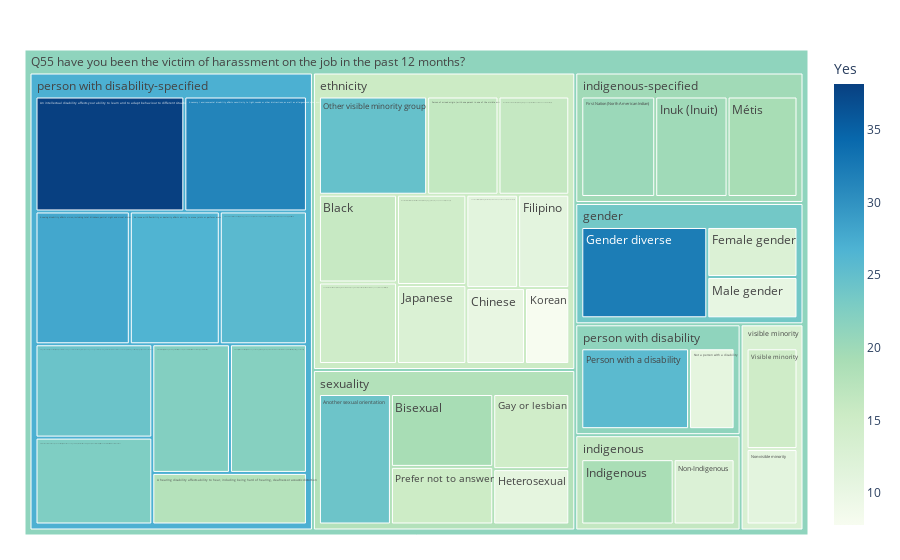

The cell this chart's notebook holds for it:
### Code cell
# Number of questions by Indicatior and SubIndicator

fig = px.treemap(df_tree_map, path=[px.Constant("Q55 have you been the victim of harassment on the job in the past 12 months?"), 
                                    'GENERAL DEMO GROUP', 'DESCRIP_E'], values='Yes', color='Yes'
                                    ,color_continuous_scale='GnBu')
fig.update_layout(margin = dict(t=50, l=25, r=25, b=25))
fig.show()

### Figure 1 — Plotly figure (JSON) as saved in the notebook; plotly's stock layout.template omitted (floating-point values rounded to 4 significant figures)
{"data": [{"branchvalues": "total", "customdata": [[22.63], [24.3], [17.78], [25.8], [22.08], [27.93], [31.42], [38.14], [26.64], [24.16], [19.18], [15.93], [10.36], [12.63], [11.1], [20.32], [14.69], [32.19], [10.83], [18.94], [19.88], [12.75], [7.818], [10.42], [19.21], [12.5], [16.17], [14.56], [11.08], [10.86], [22.27], [24.72], [16.3], [25.71], [15.15], [14.79], [11.23], [14.8], [15.43], [23.61], [16.38], [19.81], [21.3], [27.03], [18.02], [13.21], [21.26]], "domain": {"x": [0, 1], "y": [0, 1]}, "hovertemplate": "labels=%{label}<br>Yes_sum=%{value}<br>parent=%{parent}<br>id=%{id}<br>Yes=%{color}<extra></extra>", "ids": ["Q55 have you been the victim of harassment on the job in the past 12 months?/person with disability-specified/A chronic health condition or pain affects ability to function on a regular or episodic basis due to migraines, Crohn's disease, colitis, and other disabilities or health conditions", "Q55 have you been the victim of harassment on the job in the past 12 months?/person with disability-specified/A cognitive disability affects ability to carry out tasks involving executive functioning, such as planning and organization, learning information, communication and memory, including autism or Asperger's syndrome, attention deficit disorder, and learning disabilities", "Q55 have you been the victim of harassment on the job in the past 12 months?/person with disability-specified/A hearing disability affects ability to hear, including being hard of hearing, deafness or acoustic distortion", "Q55 have you been the victim of harassment on the job in the past 12 months?/person with disability-specified/A mental health issue affects psychology or behaviour, such as anxiety, depression or social / compulsive disorder or phobia or psychiatric illness", "Q55 have you been the victim of harassment on the job in the past 12 months?/person with disability-specified/A mobility issue affects ability to move your body, including the required use of a wheelchair or a cane, or other issues impacting your mobility", "Q55 have you been the victim of harassment on the job in the past 12 months?/person with disability-specified/A seeing disability affects vision, including total blindness, partial sight and visual distortion", "Q55 have you been the victim of harassment on the job in the past 12 months?/person with disability-specified/A sensory / environmental disability affects sensitivity to light, sounds or other distractions, as well as allergens and other environmental sensitivities", "Q55 have you been the victim of harassment on the job in the past 12 months?/person with disability-specified/An intellectual disability affects your ability to learn and to adapt behaviour to different situations", "Q55 have you been the victim of harassment on the job in the past 12 months?/person with disability-specified/An issue with flexibility or dexterity affects ability to move joints or perform motor tasks, especially with your hands", "Q55 have you been the victim of harassment on the job in the past 12 months?/sexuality/Another sexual orientation", "Q55 have you been the victim of harassment on the job in the past 12 months?/sexuality/Bisexual", "Q55 have you been the victim of harassment on the job in the past 12 months?/ethnicity/Black", "Q55 have you been the victim of harassment on the job in the past 12 months?/ethnicity/Chinese", "Q55 have you been the victim of harassment on the job in the past 12 months?/gender/Female gender", "Q55 have you been the victim of harassment on the job in the past 12 months?/ethnicity/Filipino", "Q55 have you been the victim of harassment on the job in the past 12 months?/indigenous-specified/First Nation (North American Indian)", "Q55 have you been the victim of harassment on the job in the past 12 months?/sexuality/Gay or lesbian", "Q55 have you been the victim of harassment on the job in the past 12 months?/gender/Gender diverse", "Q55 have you been the victim of harassment on the job in the past 12 months?/sexuality/Heterosexual", "Q55 have you been the victim of harassment on the job in the past 12 months?/indigenous/Indigenous", "Q55 have you been the victim of harassment on the job in the past 12 months?/indigenous-specified/Inuk (Inuit)", "Q55 have you been the victim of harassment on the job in the past 12 months?/ethnicity/Japanese", "Q55 have you been the victim of harassment on the job in the past 12 months?/ethnicity/Korean", "Q55 have you been the victim of harassment on the job in the past 12 months?/gender/Male gender", "Q55 have you been the victim of harassment on the job in the past 12 months?/indigenous-specified/Métis", "Q55 have you been the victim of harassment on the job in the past 12 months?/indigenous/Non-Indigenous", "Q55 have you been the victim of harassment on the job in the past 12 months?/ethnicity/Non-White Latin American (including: Indigenous persons from Central and South America, etc.)", "Q55 have you been the victim of harassment on the job in the past 12 months?/ethnicity/Non-White West Asian, North African or Arab (including: Egyptian; Libyan; Lebanese; Iranian; etc.)", "Q55 have you been the victim of harassment on the job in the past 12 months?/visible minority/Non-visible minority", "Q55 have you been the victim of harassment on the job in the past 12 months?/person with disability/Not a person with a disability", "Q55 have you been the victim of harassment on the job in the past 12 months?/person with disability-specified/Other disability (including: learning disabilities, developmental disabilities and all other types of disabilities)", "Q55 have you been the victim of harassment on the job in the past 12 months?/ethnicity/Other visible minority group", "Q55 have you been the victim of harassment on the job in the past 12 months?/ethnicity/Person of mixed origin (with one parent in one of the visible minority groups)", "Q55 have you been the victim of harassment on the job in the past 12 months?/person with disability/Person with a disability", "Q55 have you been the victim of harassment on the job in the past 12 months?/sexuality/Prefer not to answer", "Q55 have you been the victim of harassment on the job in the past 12 months?/ethnicity/South Asian/East Indian (including: Indian from India; Bangladeshi; Pakistani; East Indian from Guyana, Trinidad, East Africa; etc.)", "Q55 have you been the victim of harassment on the job in the past 12 months?/ethnicity/Southeast Asian (including: Burmese; Cambodian; Laotian; Thai; Vietnamese; etc.)", "Q55 have you been the victim of harassment on the job in the past 12 months?/visible minority/Visible minority", "Q55 have you been the victim of harassment on the job in the past 12 months?/ethnicity", "Q55 have you been the victim of harassment on the job in the past 12 months?/gender", "Q55 have you been the victim of harassment on the job in the past 12 months?/indigenous", "Q55 have you been the victim of harassment on the job in the past 12 months?/indigenous-specified", "Q55 have you been the victim of harassment on the job in the past 12 months?/person with disability", "Q55 have you been the victim of harassment on the job in the past 12 months?/person with disability-specified", "Q55 have you been the victim of harassment on the job in the past 12 months?/sexuality", "Q55 have you been the victim of harassment on the job in the past 12 months?/visible minority", "Q55 have you been the victim of harassment on the job in the past 12 months?"], "labels": ["A chronic health condition or pain affects ability to function on a regular or episodic basis due to migraines, Crohn's disease, colitis, and other disabilities or health conditions", "A cognitive disability affects ability to carry out tasks involving executive functioning, such as planning and organization, learning information, communication and memory, including autism or Asperger's syndrome, attention deficit disorder, and learning disabilities", "A hearing disability affects ability to hear, including being hard of hearing, deafness or acoustic distortion", "A mental health issue affects psychology or behaviour, such as anxiety, depression or social / compulsive disorder or phobia or psychiatric illness", "A mobility issue affects ability to move your body, including the required use of a wheelchair or a cane, or other issues impacting your mobility", "A seeing disability affects vision, including total blindness, partial sight and visual distortion", "A sensory / environmental disability affects sensitivity to light, sounds or other distractions, as well as allergens and other environmental sensitivities", "An intellectual disability affects your ability to learn and to adapt behaviour to different situations", "An issue with flexibility or dexterity affects ability to move joints or perform motor tasks, especially with your hands", "Another sexual orientation", "Bisexual", "Black", "Chinese", "Female gender", "Filipino", "First Nation (North American Indian)", "Gay or lesbian", "Gender diverse", "Heterosexual", "Indigenous", "Inuk (Inuit)", "Japanese", "Korean", "Male gender", "Métis", "Non-Indigenous", "Non-White Latin American (including: Indigenous persons from Central and South America, etc.)", "Non-White West Asian, North African or Arab (including: Egyptian; Libyan; Lebanese; Iranian; etc.)", "Non-visible minority", "Not a person with a disability", "Other disability (including: learning disabilities, developmental disabilities and all other types of disabilities)", "Other visible minority group", "Person of mixed origin (with one parent in one of the visible minority groups)", "Person with a disability", "Prefer not to answer", "South Asian/East Indian (including: Indian from India; Bangladeshi; Pakistani; East Indian from Guyana, Trinidad, East Africa; etc.)", "Southeast Asian (including: Burmese; Cambodian; Laotian; Thai; Vietnamese; etc.)", "Visible minority", "ethnicity", "gender", "indigenous", "indigenous-specified", "person with disability", "person with disability-specified", "sexuality", "visible minority", "Q55 have you been the victim of harassment on the job in the past 12 months?"], "marker": {"coloraxis": "coloraxis", "colors": [22.63, 24.3, 17.78, 25.8, 22.08, 27.93, 31.42, 38.14, 26.64, 24.16, 19.18, 15.93, 10.36, 12.63, 11.1, 20.32, 14.69, 32.19, 10.83, 18.94, 19.88, 12.75, 7.818, 10.42, 19.21, 12.5, 16.17, 14.56, 11.08, 10.86, 22.27, 24.72, 16.3, 25.71, 15.15, 14.79, 11.23, 14.8, 15.43, 23.61, 16.38, 19.81, 21.3, 27.03, 18.02, 13.21, 21.26]}, "name": "", "parents": ["Q55 have you been the victim of harassment on the job in the past 12 months?/person with disability-specified", "Q55 have you been the victim of harassment on the job in the past 12 months?/person with disability-specified", "Q55 have you been the victim of harassment on the job in the past 12 months?/person with disability-specified", "Q55 have you been the victim of harassment on the job in the past 12 months?/person with disability-specified", "Q55 have you been the victim of harassment on the job in the past 12 months?/person with disability-specified", "Q55 have you been the victim of harassment on the job in the past 12 months?/person with disability-specified", "Q55 have you been the victim of harassment on the job in the past 12 months?/person with disability-specified", "Q55 have you been the victim of harassment on the job in the past 12 months?/person with disability-specified", "Q55 have you been the victim of harassment on the job in the past 12 months?/person with disability-specified", "Q55 have you been the victim of harassment on the job in the past 12 months?/sexuality", "Q55 have you been the victim of harassment on the job in the past 12 months?/sexuality", "Q55 have you been the victim of harassment on the job in the past 12 months?/ethnicity", "Q55 have you been the victim of harassment on the job in the past 12 months?/ethnicity", "Q55 have you been the victim of harassment on the job in the past 12 months?/gender", "Q55 have you been the victim of harassment on the job in the past 12 months?/ethnicity", "Q55 have you been the victim of harassment on the job in the past 12 months?/indigenous-specified", "Q55 have you been the victim of harassment on the job in the past 12 months?/sexuality", "Q55 have you been the victim of harassment on the job in the past 12 months?/gender", "Q55 have you been the victim of harassment on the job in the past 12 months?/sexuality", "Q55 have you been the victim of harassment on the job in the past 12 months?/indigenous", "Q55 have you been the victim of harassment on the job in the past 12 months?/indigenous-specified", "Q55 have you been the victim of harassment on the job in the past 12 months?/ethnicity", "Q55 have you been the victim of harassment on the job in the past 12 months?/ethnicity", "Q55 have you been the victim of harassment on the job in the past 12 months?/gender", "Q55 have you been the victim of harassment on the job in the past 12 months?/indigenous-specified", "Q55 have you been the victim of harassment on the job in the past 12 months?/indigenous", "Q55 have you been the victim of harassment on the job in the past 12 months?/ethnicity", "Q55 have you been the victim of harassment on the job in the past 12 months?/ethnicity", "Q55 have you been the victim of harassment on the job in the past 12 months?/visible minority", "Q55 have you been the victim of harassment on the job in the past 12 months?/person with disability", "Q55 have you been the victim of harassment on the job in the past 12 months?/person with disability-specified", "Q55 have you been the victim of harassment on the job in the past 12 months?/ethnicity", "Q55 have you been the victim of harassment on the job in the past 12 months?/ethnicity", "Q55 have you been the victim of harassment on the job in the past 12 months?/person with disability", "Q55 have you been the victim of harassment on the job in the past 12 months?/sexuality", "Q55 have you been the victim of harassment on the job in the past 12 months?/ethnicity", "Q55 have you been the victim of harassment on the job in the past 12 months?/ethnicity", "Q55 have you been the victim of harassment on the job in the past 12 months?/visible minority", "Q55 have you been the victim of harassment on the job in the past 12 months?", "Q55 have you been the victim of harassment on the job in the past 12 months?", "Q55 have you been the victim of harassment on the job in the past 12 months?", "Q55 have you been the victim of harassment on the job in the past 12 months?", "Q55 have you been the victim of harassment on the job in the past 12 months?", "Q55 have you been the victim of harassment on the job in the past 12 months?", "Q55 have you been the victim of harassment on the job in the past 12 months?", "Q55 have you been the victim of harassment on the job in the past 12 months?", ""], "type": "treemap", "values": [22.63, 24.3, 17.78, 25.8, 22.08, 27.93, 31.42, 38.14, 26.64, 24.16, 19.18, 15.93, 10.36, 12.63, 11.1, 20.32, 14.69, 32.19, 10.83, 18.94, 19.88, 12.75, 7.818, 10.42, 19.21, 12.5, 16.17, 14.56, 11.08, 10.86, 22.27, 24.72, 16.3, 25.71, 15.15, 14.79, 11.23, 14.8, 155.7, 55.24, 31.44, 59.41, 36.57, 259.0, 84.0, 25.88, 707.2]}], "layout": {"coloraxis": {"colorbar": {"title": {"text": "Yes"}}, "colorscale": [[0, "rgb(247,252,240)"], [0.125, "rgb(224,243,219)"], [0.25, "rgb(204,235,197)"], [0.375, "rgb(168,221,181)"], [0.5, "rgb(123,204,196)"], [0.625, "rgb(78,179,211)"], [0.75, "rgb(43,140,190)"], [0.875, "rgb(8,104,172)"], [1, "rgb(8,64,129)"]]}, "legend": {"tracegroupgap": 0}, "margin": {"b": 25, "l": 25, "r": 25, "t": 50}}}
